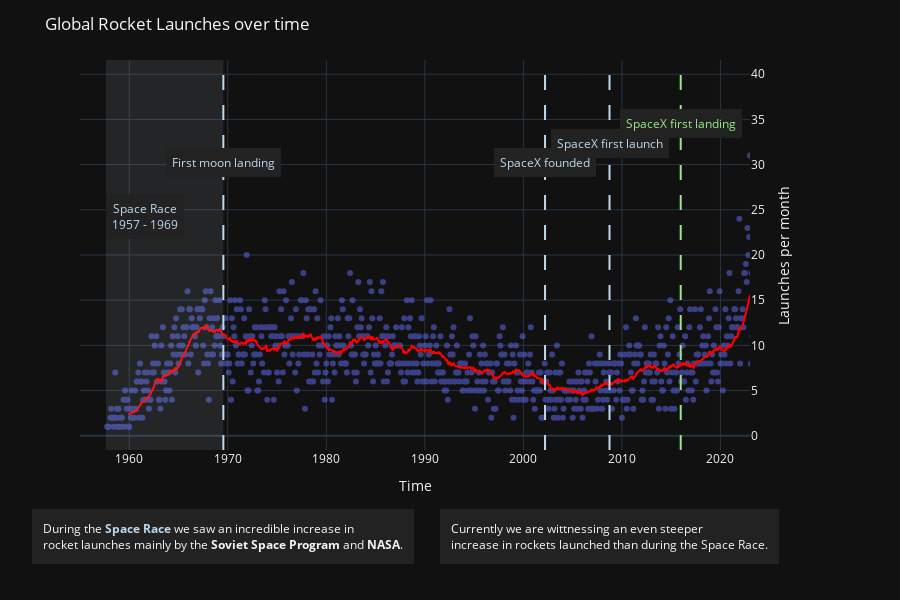

The cell this chart's notebook holds for it:
### Markdown cell above
# Rolling average of monthly rocket launches

### Code cell
passive_color = '#bed9ec'
success_color = '#9ce68a'
annotation_bgcolor = '#222'
annotation_style = {'bgcolor': annotation_bgcolor, 'bordercolor': annotation_bgcolor, 'borderwidth': 5}

x_value = launches_per_month['year_month']

first_moon_landing_epoch = (datetime.fromtimestamp(0) - first_moon_landing).total_seconds() * -1000

fig = px.scatter(
	launches_per_month,
	x='year_month',
	y='new',
  trendline='rolling',
	trendline_color_override='#f00',
	trendline_options={
    'window': 25,
  },
)

fig.data[0].opacity = 0.5

fig.update_layout({
  'template': 'plotly_dark',
  'title': 'Global Rocket Launches over time',
  'height': 600,
  'margin_b': 150,
  'margin_r': 150,
  'xaxis': {
    'range': ['1955','2023'],
    'title': 'Time'
  },
  'yaxis': {
    'side': 'right',
    'title': 'Launches per month',
  },
  'legend_x': 0,
})

fig.add_vline(
  x=spaceX_founding.timestamp() * 1000,
  annotation={
    'text': 'SpaceX founded',
    'font_color': passive_color,
    'y': 0.7,
    **annotation_style
  },
  annotation_position='top',
  line={'dash': 'longdash', 'color': passive_color}
)
fig.add_vline(
  x=spaceX_first_launch.timestamp() * 1000,
  annotation={
    'text': 'SpaceX first launch',
    'font_color': passive_color,
    'y': 0.75,
    **annotation_style
  },
  annotation_position='top',
  line={'dash': 'longdash', 'color': passive_color}
)
fig.add_vline(
  x=spaceX_first_landing.timestamp() * 1000,
  annotation={
    'text': 'SpaceX first landing',
    'font_color': success_color,
    'y': 0.8,
    **annotation_style
  },
  annotation_position='top',
  line={'dash': 'longdash', 'color': success_color}
)
fig.add_vline(
  x=first_moon_landing_epoch,
  annotation={
    'text': 'First moon landing',
    'font_color': passive_color,
    'y': 0.7,
    **annotation_style
  },
  annotation_position='top',
  line={'dash': 'longdash', 'color': passive_color}
)
fig.add_vrect(
  x0=space_race_start,
  x1=first_moon_landing,
  line_width=0,
  fillcolor=passive_color,
  opacity=0.1,
  annotation={
    'text': f'Space Race<br>{space_race_start.year} - {first_moon_landing.year}',
    'font_color': passive_color,
    'y': 0.6,
    **annotation_style
  },
  annotation_position='left'
)

fig.add_annotation(go.layout.Annotation(
  text=f'During the <b style="color: {passive_color}">Space Race</b> we saw an incredible increase in<br>rocket launches mainly by the <b>Soviet Space Program</b> and <b>NASA</b>.',
  align='left',
  showarrow=False,
  x=first_moon_landing_epoch,
  yref='paper',
  y=-0.15,
  yanchor='top',
  bgcolor=annotation_bgcolor,
  bordercolor=annotation_bgcolor,
  borderwidth=10
))
fig.add_annotation(go.layout.Annotation(
  text='Currently we are wittnessing an even steeper<br>increase in rockets launched than during the Space Race.',
  align='left',
  showarrow=False,
  x=spaceX_first_launch,
  yref='paper',
  y=-0.15,
  yanchor='top',
  bgcolor=annotation_bgcolor,
  bordercolor=annotation_bgcolor,
  borderwidth=10
))

fig.show()

### Figure 1 — Plotly figure (JSON) as saved in the notebook; plotly's stock layout.template omitted (floating-point values rounded to 4 significant figures; data arrays with more than 128 entries replaced by an {"elided": "..."} marker saying what was removed)
{"data": [{"hovertemplate": "year_month=%{x}<br>new=%{y}<extra></extra>", "legendgroup": "", "marker": {"color": "#636efa", "symbol": "circle"}, "mode": "markers", "name": "", "opacity": 0.5, "orientation": "v", "showlegend": false, "type": "scatter", "x": {"elided": "828 str values"}, "xaxis": "x", "y": {"elided": "828 int values"}, "yaxis": "y"}, {"hovertemplate": "<b>Rolling mean trendline</b><br><br>year_month=%{x}<br>new=%{y} <b>(trend)</b><extra></extra>", "legendgroup": "", "line": {"color": "#f00"}, "marker": {"color": "#636efa", "symbol": "circle"}, "mode": "lines", "name": "", "showlegend": false, "type": "scatter", "x": {"elided": "828 str values"}, "xaxis": "x", "y": {"elided": "828 float values"}, "yaxis": "y"}], "layout": {"annotations": [{"bgcolor": "#222", "bordercolor": "#222", "borderwidth": 5, "font": {"color": "#bed9ec"}, "showarrow": false, "text": "SpaceX founded", "x": 1016060400000, "xanchor": "center", "xref": "x", "y": 0.7, "yanchor": "bottom", "yref": "y domain"}, {"bgcolor": "#222", "bordercolor": "#222", "borderwidth": 5, "font": {"color": "#bed9ec"}, "showarrow": false, "text": "SpaceX first launch", "x": 1222552800000, "xanchor": "center", "xref": "x", "y": 0.75, "yanchor": "bottom", "yref": "y domain"}, {"bgcolor": "#222", "bordercolor": "#222", "borderwidth": 5, "font": {"color": "#9ce68a"}, "showarrow": false, "text": "SpaceX first landing", "x": 1450652400000, "xanchor": "center", "xref": "x", "y": 0.8, "yanchor": "bottom", "yref": "y domain"}, {"bgcolor": "#222", "bordercolor": "#222", "borderwidth": 5, "font": {"color": "#bed9ec"}, "showarrow": false, "text": "First moon landing", "x": -14259600000, "xanchor": "center", "xref": "x", "y": 0.7, "yanchor": "bottom", "yref": "y domain"}, {"bgcolor": "#222", "bordercolor": "#222", "borderwidth": 5, "font": {"color": "#bed9ec"}, "showarrow": false, "text": "Space Race<br>1957 - 1969", "x": "1957-08-21T00:00:00", "xanchor": "left", "xref": "x", "y": 0.6, "yanchor": "middle", "yref": "y domain"}, {"align": "left", "bgcolor": "#222", "bordercolor": "#222", "borderwidth": 10, "showarrow": false, "text": "During the <b style=\"color: #bed9ec\">Space Race</b> we saw an incredible increase in<br>rocket launches mainly by the <b>Soviet Space Program</b> and <b>NASA</b>.", "x": -14259600000, "y": -0.15, "yanchor": "top", "yref": "paper"}, {"align": "left", "bgcolor": "#222", "bordercolor": "#222", "borderwidth": 10, "showarrow": false, "text": "Currently we are wittnessing an even steeper<br>increase in rockets launched than during the Space Race.", "x": "2008-09-28T00:00:00", "y": -0.15, "yanchor": "top", "yref": "paper"}], "height": 600, "legend": {"tracegroupgap": 0, "x": 0}, "margin": {"b": 150, "r": 150, "t": 60}, "shapes": [{"line": {"color": "#bed9ec", "dash": "longdash"}, "type": "line", "x0": 1016060400000, "x1": 1016060400000, "xref": "x", "y0": 0, "y1": 1, "yref": "y domain"}, {"line": {"color": "#bed9ec", "dash": "longdash"}, "type": "line", "x0": 1222552800000, "x1": 1222552800000, "xref": "x", "y0": 0, "y1": 1, "yref": "y domain"}, {"line": {"color": "#9ce68a", "dash": "longdash"}, "type": "line", "x0": 1450652400000, "x1": 1450652400000, "xref": "x", "y0": 0, "y1": 1, "yref": "y domain"}, {"line": {"color": "#bed9ec", "dash": "longdash"}, "type": "line", "x0": -14259600000, "x1": -14259600000, "xref": "x", "y0": 0, "y1": 1, "yref": "y domain"}, {"fillcolor": "#bed9ec", "line": {"width": 0}, "opacity": 0.1, "type": "rect", "x0": "1957-08-21T00:00:00", "x1": "1969-07-20T00:00:00", "xref": "x", "y0": 0, "y1": 1, "yref": "y domain"}], "title": {"text": "Global Rocket Launches over time"}, "xaxis": {"anchor": "y", "domain": [0, 1], "range": ["1955", "2023"], "title": {"text": "Time"}}, "yaxis": {"anchor": "x", "domain": [0, 1], "side": "right", "title": {"text": "Launches per month"}}}}
